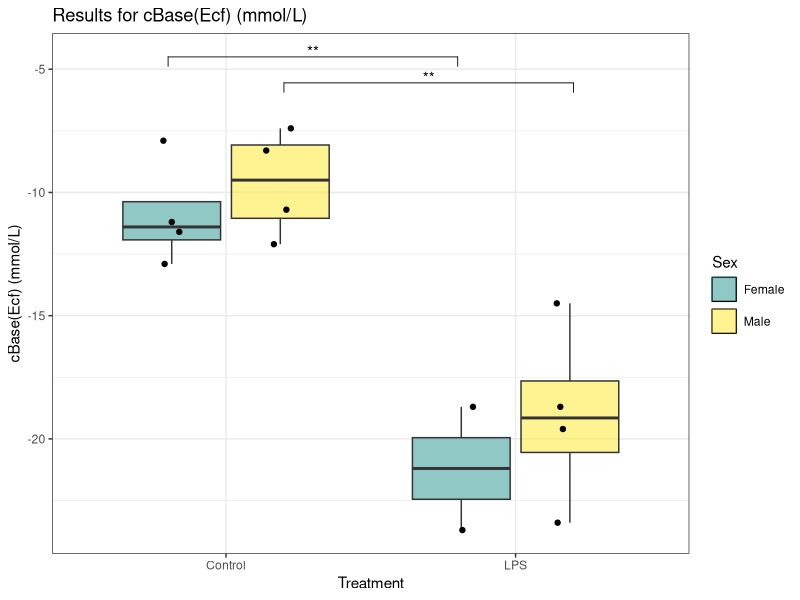
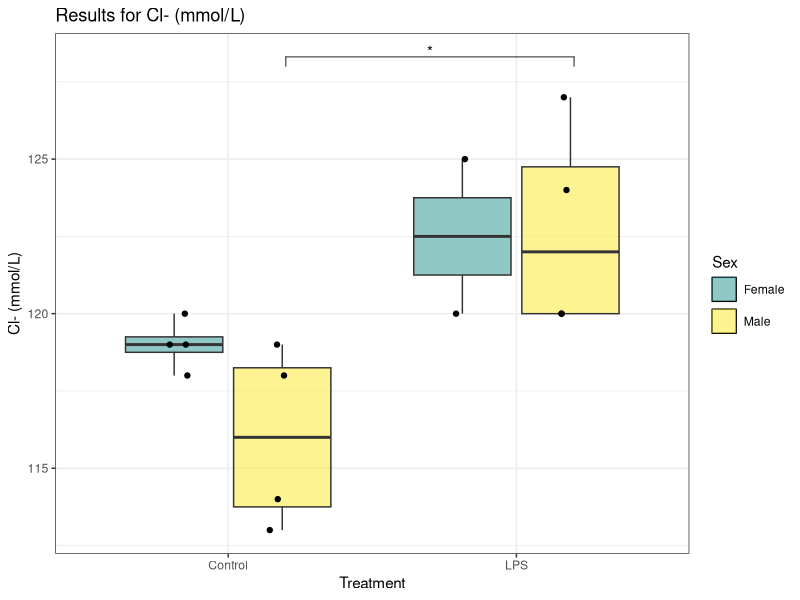
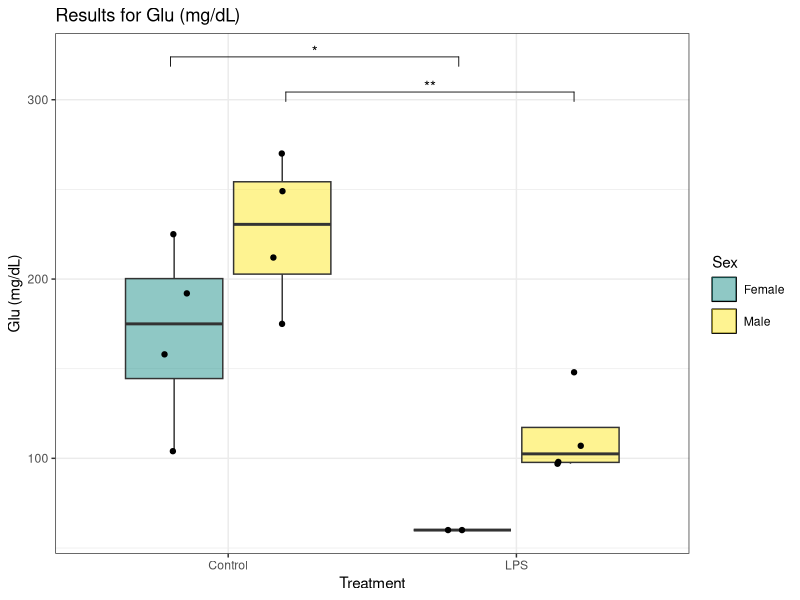
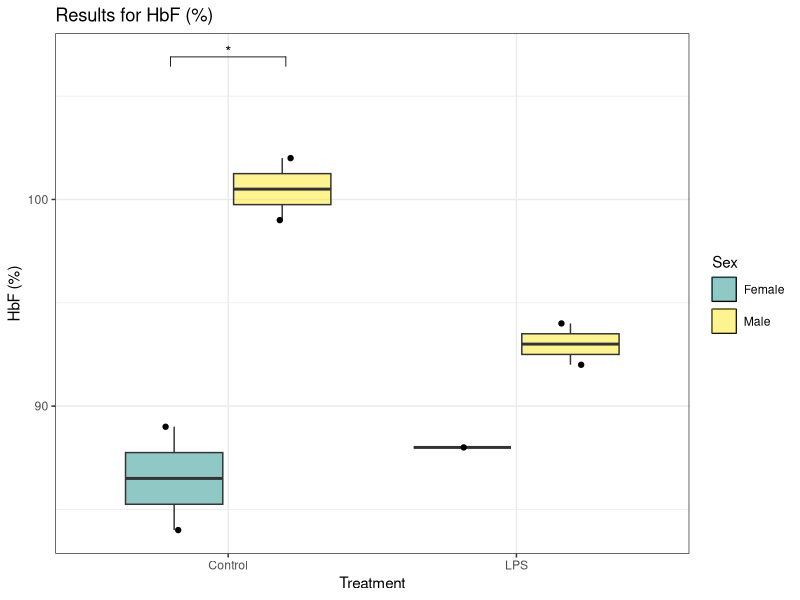
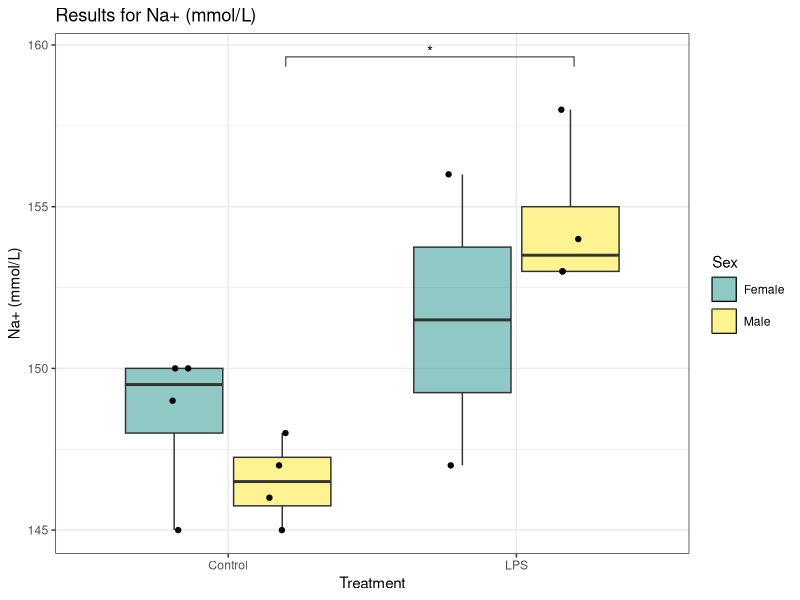
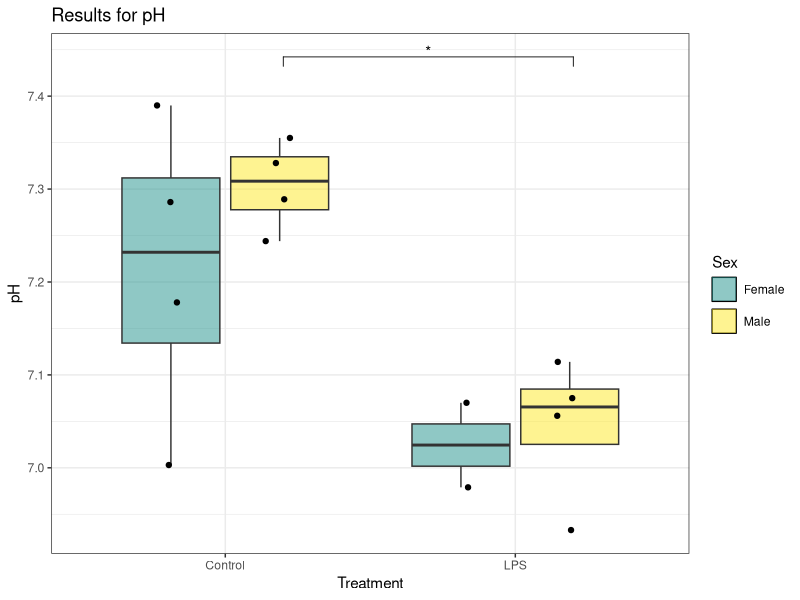
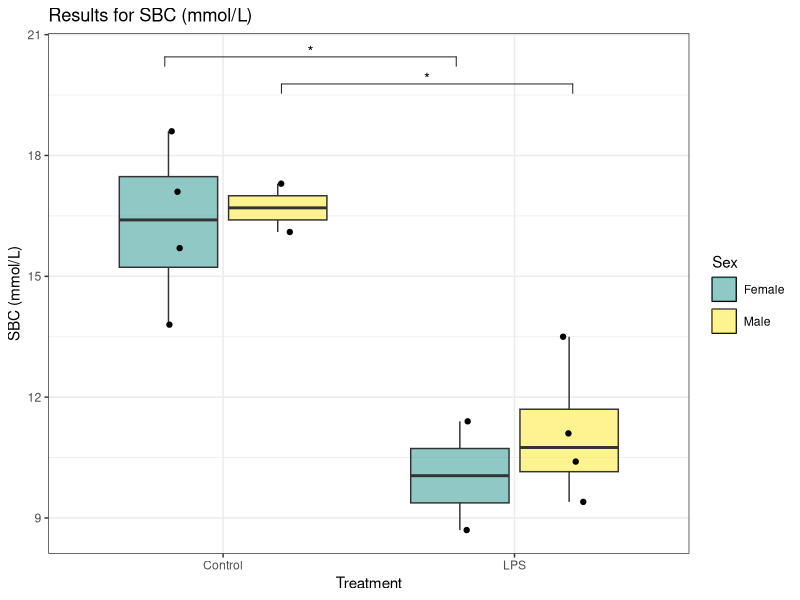
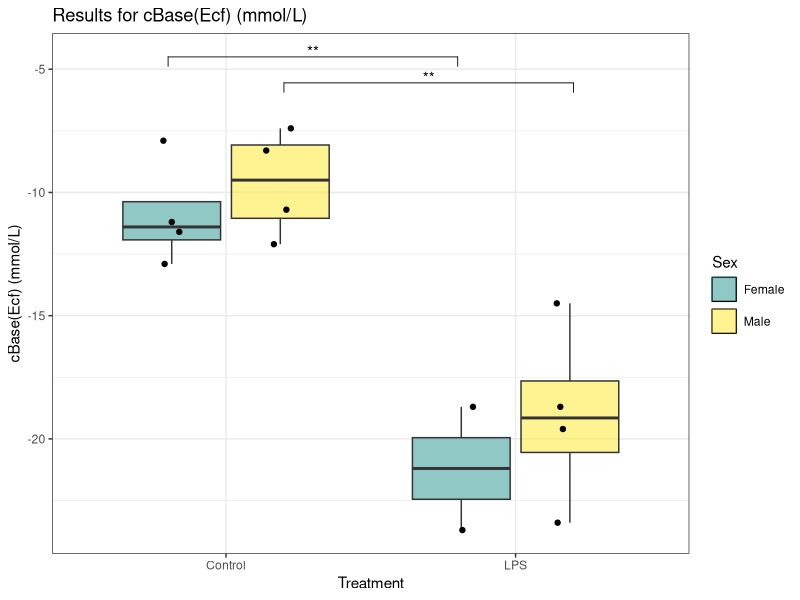

The R script that drew these images, in order:
# Load necessary libraries
if(!require(readxl)) install.packages("readxl", dependencies=TRUE)
if(!require(dplyr)) install.packages("dplyr", dependencies=TRUE)
if(!require(ggplot2)) install.packages("ggplot2", dependencies=TRUE)
if(!require(viridis)) install.packages("viridis", dependencies=TRUE)
if(!require(rstatix)) install.packages("rstatix", dependencies=TRUE)
if(!require(tidyr)) install.packages("tidyr", dependencies=TRUE)
if(!require(ggpubr)) install.packages("ggpubr", dependencies=TRUE)


library(readxl)
library(dplyr)
library(ggplot2)
library(viridis)
library(rstatix)
library(tidyr)
library(ggpubr)

#Set your working directory
setwd("~/R/SepticShock")

#Read the original data from the first sheet "Clinical Data" to get the original column names
original_data <- read_excel("SepticShockDataR.xlsx", sheet = "Clinical Data")

# Create a mapping of original names to modified names
original_names <- names(original_data)[-1:-6]
modified_names <- make.names(original_names)
name_mapping <- setNames(original_names, modified_names)

# Read the data and rename columns
data <- original_data %>%
  rename_all(make.names)

# Convert to tidy format
tidy_data<-data %>% 
  pivot_longer(cols = Mass.1..g.:SBC..mmol.L., names_to = "Observation", values_to = "Values") %>%
  mutate("Sex:Treatment" = paste0(Sex, ":", Treatment)) %>%
  select(!c("Phase.1", "Phase.2")) %>%
  drop_na(Values)

tidy_data$`Sex:Treatment` <- factor(tidy_data$`Sex:Treatment`, levels = c("Female:Control", "Male:Control", "Female:LPS", "Male:LPS"))
tidy_data$Patient.ID <- factor(tidy_data$Patient.ID)
tidy_data$Species <- factor(tidy_data$Species)
tidy_data$Sex <- factor(tidy_data$Sex)
tidy_data$Treatment <- factor(tidy_data$Treatment)
tidy_data$Observation <- factor(tidy_data$Observation)

# Calculate means and standard deviations
mean_sd_table <- tidy_data %>%
  group_by(Observation, `Sex:Treatment`) %>%
  summarize(Mean = mean(Values, na.rm = TRUE),
            Std_Dev = sd(Values, na.rm = TRUE)) %>%
  mutate(Formatted = paste0(round(Mean, 2), " ± ", round(Std_Dev, 2))) %>%
  select(Observation, `Sex:Treatment`, Formatted) %>%
  pivot_wider(names_from = `Sex:Treatment`, 
              values_from = Formatted, 
              names_glue = "{gsub(':', ' ', `Sex:Treatment`)}") %>%
  group_by(Observation) %>%
  summarize(across(everything(), ~ paste(na.omit(.), collapse = ""))) %>%
  ungroup() %>%
  # Replace observation names with original names
  mutate(Observation = name_mapping[Observation])

# Save the Stats table to a CSV file
write.csv(mean_sd_table, "SSD_Clinical_StatsTable.csv", row.names = FALSE, fileEncoding = "UTF-8")

# Perform Tukey's HSD test
tidy_tukey<-tidy_data %>% 
  group_by(Observation) %>% 
  tukey_hsd(Values ~ Sex * Treatment) %>%
  ungroup()


write.csv(tidy_tukey, "SSD_Clinical_TukeyHSD.csv", row.names = FALSE)

# Filter to retain only Group Differences between reasonable groups
tidy_tukey<-tidy_tukey %>%
  filter(term == "Sex:Treatment") %>%
  filter(group1 != "Female:Control" | group2 != "Male:LPS") %>%
  filter(group1 != "Male:Control" | group2 != "Female:LPS") %>%
  filter(p.adj.signif != 'ns') 

# Filter to retain sets where at least one p-value is less than 0.05
sig_observations <- tidy_tukey %>%
  group_by(Observation) %>%
  filter(any(p.adj < 0.05)) %>%
  ungroup()

# Extract unique names of significant observations
sig_observations <- sig_observations %>%
  distinct(Observation)

write.csv(sig_observations, "SSD_Clinical_Sig_Observations.csv", row.names = FALSE)

############
for (observation in sig_observations$Observation) {
  original_observation <- name_mapping[[observation]]
  
  plot_data <- tidy_data %>%
    filter(Observation == observation) %>%
    dplyr::select(Sex, Treatment, 'Sex:Treatment', Values)
  plot_tukey <- tidy_tukey %>%
    filter(Observation == observation) %>%
    add_y_position(test = ., 
                   data = plot_data, 
                   formula = Values ~ Sex:Treatment, 
                   fun = "max", 
                   scales = "free", 
                   comparisons = list(c("Female:LPS", "Male:LPS"),
                                      c("Male:Control", "Male:LPS"), 
                                      c("Female:Control", "Female:LPS"),
                                      c("Female:Control", "Male:Control")), 
                   step.increase = 0.07) %>%
    add_x_position(test = ., x = 'Sex:Treatment')
  
  plot_tukey <- mutate(plot_tukey, xmin = case_when(xmin == 1 ~ 0.8,
                                                    xmin == 2 ~ 1.2,
                                                    xmin == 3 ~ 1.8))
  plot_tukey <- mutate(plot_tukey, xmax = case_when(xmax == 2 ~ 1.2,
                                                    xmax == 3 ~ 1.8,
                                                    xmax == 4 ~ 2.2))
  
  p <- ggplot(plot_data, 
              aes(x = Treatment, y = !!rlang::sym("Values"))) +
    geom_boxplot(outlier.shape = NA, 
                 aes(fill = Sex), 
                 key_glyph = draw_key_rect) +  # Remove outliers from boxplot to avoid duplication with jitter
    geom_point(aes(fill = Sex), 
               size = 1.5, 
               position=position_jitterdodge(jitter.width = 0.2), 
               show.legend = F) +
    labs(title = paste("Results for", original_observation),
         y = original_observation) +
    stat_pvalue_manual(plot_tukey, 
                       label = "p.adj.signif", 
                       y.position = "y.position", 
                       xmin = "xmin", 
                       xmax = "xmax", 
                       hide.ns = TRUE, 
                       tip.length = 0.02, 
                       bracket.nudge.y = 0) +
    scale_fill_manual(values = alpha(c("#21918c","#fde725"), 0.5))+ 
    # scale_fill_viridis(discrete = TRUE, 
    #                    alpha = 0.5, 
    #                    option="viridis") + 
    theme_bw() +
    theme(legend.key = element_rect(color = "black"), 
          legend.key.spacing.y = unit(0.2, "cm"))
  
  print(p)
  
  # Save each plot as a PNG file
  ggsave(filename = paste0("boxplot_", 
                           observation, 
                           ".png"), 
         path = '~/R/SepticShock/Plots/Clinical',
         plot = p, 
         width = 8, 
         height = 6)
}

